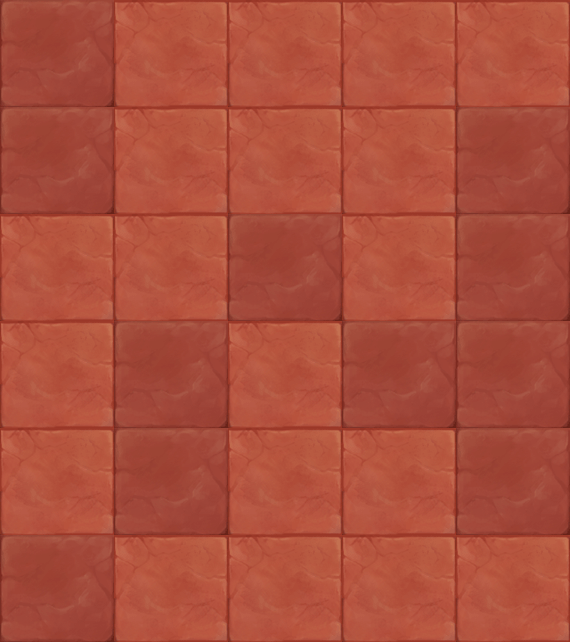

A 2D game scene composited from a Tiled map and its tileset images. What follows is a short description and the map's XML, with each tile layer's data collapsed to a summary:
An orthogonal 5x6 tile map with 114x107 px tiles, 1 tile layer (块层 1).

<map version="1.0" orientation="orthogonal" width="5" height="6" tilewidth="114" tileheight="107">
 <tileset firstgid="1" name="map046" tilewidth="114" tileheight="107">
  <image source="map046.png" width="228" height="107" />
 </tileset>
 <layer name="块层 1" width="5" height="6">
  <data>[30 cells, 30 non-empty, 2 distinct tile ids]</data>
 </layer>
</map>
